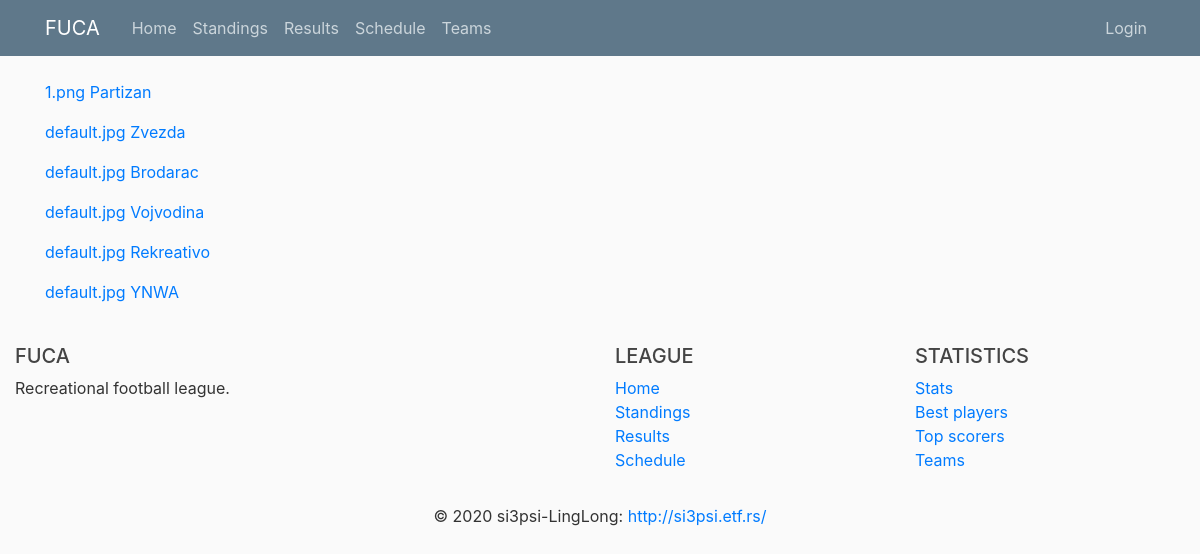
The app's page /teams, older data.
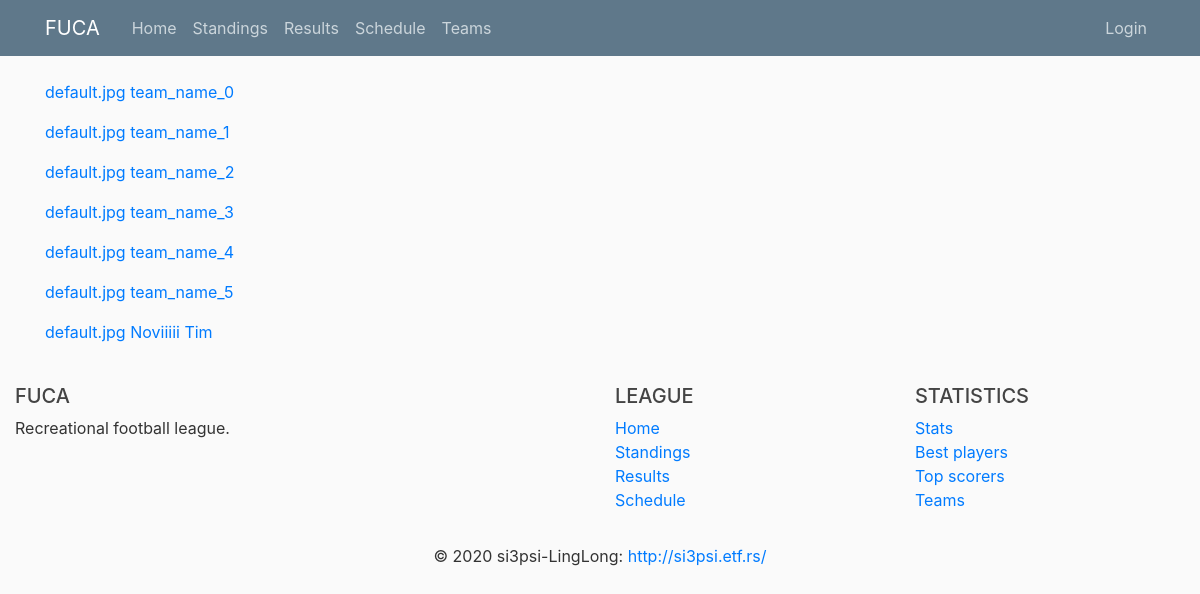
The same page, newer data.
### fuca/models.py (models this page shows, shortened)
class Team(db.Model):
    __tablename__ = 'team'
    id          = db.Column(db.Integer,     primary_key=True)
    name        = db.Column(db.String(100), nullable=False, unique=True)
    matches     = db.Column(db.Integer,     nullable=False, default=0)
    wins        = db.Column(db.Integer,     nullable=False, default=0)
    losses      = db.Column(db.Integer,     nullable=False, default=0)
    draws       = db.Column(db.Integer,     nullable=False, default=0)
    goal_diff   = db.Column(db.Integer,     nullable=False, default=0)
    logo_image  = db.Column(db.String(20),  nullable=False, default='default.jpg')
    captain_id  = db.Column(db.Integer, db.ForeignKey('player.id'))
    host_matches    = db.relationship('Match',  backref='host_team',    lazy=True,  foreign_keys=Match.host_team_id)
    guest_matches   = db.relationship('Match',  backref='guest_team',   lazy=True,  foreign_keys=Match.guest_team_id)
    players         = db.relationship('Player', backref='team',         lazy=True,  foreign_keys=Player.team_id)
    def points(self):
        return self.wins*3 + self.draws*1
    def jinja_dict(self):
        return {'name'          : self.name,
                'logo'          : self.logo_image,
                'matches'       : self.matches,
                'wins'          : self.wins,
                'losses'        : self.losses,
                'draws'         : self.draws,
                'goal_diff'     : self.goal_diff,
                'points'        : self.points(),
                'id'            : self.id}

### fuca/routes/home_routes.py (the view)
@app.route("/teams")
def teams():
    teams_db = Team.query.all()
    teams = [team.jinja_dict() for team in teams_db]
    return render_template('home/teams.html', teams=teams, title='Teams')

### fuca/templates/home/teams.html
{% extends 'home/layout.html' %}
{% block content %}
    {% for team in teams %}
        <p><a href="{{ url_for('team', id=team.id)}}">{{ team.logo }} {{ team.name }}</a></p>
    {% endfor %}
{% endblock content %}

Row changes from the older to the newer data that the page shows:
removed Team: logo "1.png", name "Partizan"
added Team: logo "default.jpg", name "team_name_0"
changed Team: name "Zvezda" → "team_name_1"
changed Team: name "Brodarac" → "team_name_2"
changed Team: name "Vojvodina" → "team_name_3"
changed Team: name "Rekreativo" → "team_name_4"
changed Team: name "YNWA" → "team_name_5"
added Team: logo "default.jpg", name "Noviiiii Tim"
